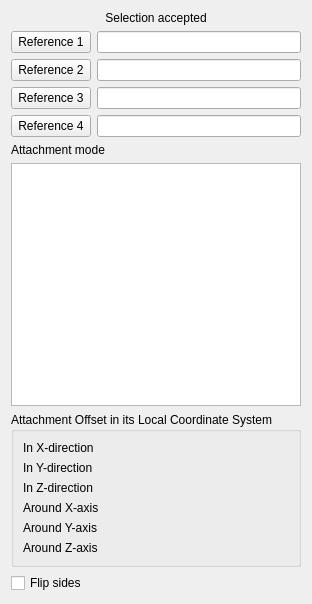
<?xml version="1.0" encoding="UTF-8"?>
<ui version="4.0">
 <class>PartDesignGui::TaskDatumParameters</class>
 <widget class="QWidget" name="PartDesignGui::TaskDatumParameters">
  <property name="geometry">
   <rect>
    <x>0</x>
    <y>0</y>
    <width>271</width>
    <height>604</height>
   </rect>
  </property>
  <property name="windowTitle">
   <string notr="true">Form</string>
  </property>
  <layout class="QVBoxLayout" name="verticalLayout">
   <item>
    <widget class="QLabel" name="message">
     <property name="text">
      <string>Selection accepted</string>
     </property>
     <property name="alignment">
      <set>Qt::AlignCenter</set>
     </property>
     <property name="wordWrap">
      <bool>true</bool>
     </property>
    </widget>
   </item>
   <item>
    <layout class="QHBoxLayout" name="horizontalLayout_3">
     <item>
      <widget class="QPushButton" name="buttonRef1">
       <property name="text">
        <string>Reference 1</string>
       </property>
       <property name="checkable">
        <bool>true</bool>
       </property>
      </widget>
     </item>
     <item>
      <widget class="QLineEdit" name="lineRef1"/>
     </item>
    </layout>
   </item>
   <item>
    <layout class="QHBoxLayout" name="horizontalLayout_5">
     <item>
      <widget class="QPushButton" name="buttonRef2">
       <property name="text">
        <string>Reference 2</string>
       </property>
       <property name="checkable">
        <bool>true</bool>
       </property>
      </widget>
     </item>
     <item>
      <widget class="QLineEdit" name="lineRef2"/>
     </item>
    </layout>
   </item>
   <item>
    <layout class="QHBoxLayout" name="horizontalLayout_6">
     <item>
      <widget class="QPushButton" name="buttonRef3">
       <property name="text">
        <string>Reference 3</string>
       </property>
       <property name="checkable">
        <bool>true</bool>
       </property>
      </widget>
     </item>
     <item>
      <widget class="QLineEdit" name="lineRef3"/>
     </item>
    </layout>
   </item>
   <item>
    <layout class="QHBoxLayout" name="horizontalLayout_7">
     <item>
      <widget class="QPushButton" name="buttonRef4">
       <property name="text">
        <string>Reference 4</string>
       </property>
       <property name="checkable">
        <bool>true</bool>
       </property>
      </widget>
     </item>
     <item>
      <widget class="QLineEdit" name="lineRef4"/>
     </item>
    </layout>
   </item>
   <item>
    <widget class="QLabel" name="label">
     <property name="text">
      <string>Attachment mode</string>
     </property>
    </widget>
   </item>
   <item>
    <widget class="QListWidget" name="listOfModes">
     <property name="selectionMode">
      <enum>QAbstractItemView::SingleSelection</enum>
     </property>
    </widget>
   </item>
   <item>
    <widget class="QGroupBox" name="groupBox_AttachmentOffset">
     <property name="sizePolicy">
      <sizepolicy hsizetype="Expanding" vsizetype="Preferred">
       <horstretch>0</horstretch>
       <verstretch>0</verstretch>
      </sizepolicy>
     </property>
     <property name="toolTip">
      <string/>
     </property>
     <property name="title">
      <string>Attachment Offset in its Local Coordinate System</string>
     </property>
     <layout class="QGridLayout" name="gridLayout">
      <item row="1" column="0">
       <widget class="QLabel" name="labelOffset">
        <property name="sizePolicy">
         <sizepolicy hsizetype="Minimum" vsizetype="Preferred">
          <horstretch>0</horstretch>
          <verstretch>0</verstretch>
         </sizepolicy>
        </property>
        <property name="text">
         <string>In X-direction</string>
        </property>
        <property name="buddy">
         <cstring>labelOffset</cstring>
        </property>
       </widget>
      </item>
      <item row="1" column="1">
       <widget class="Gui::QuantitySpinBox" name="attachmentOffsetX">
        <property name="sizePolicy">
         <sizepolicy hsizetype="Expanding" vsizetype="Preferred">
          <horstretch>0</horstretch>
          <verstretch>0</verstretch>
         </sizepolicy>
        </property>
        <property name="minimumSize">
         <size>
          <width>0</width>
          <height>5</height>
         </size>
        </property>
        <property name="toolTip">
         <string>Note: The placement is expressed in local space of object being attached.</string>
        </property>
       </widget>
      </item>
      <item row="2" column="0">
       <widget class="QLabel" name="labelOffset2">
        <property name="sizePolicy">
         <sizepolicy hsizetype="Minimum" vsizetype="Preferred">
          <horstretch>0</horstretch>
          <verstretch>0</verstretch>
         </sizepolicy>
        </property>
        <property name="text">
         <string>In Y-direction</string>
        </property>
       </widget>
      </item>
      <item row="2" column="1">
       <widget class="Gui::QuantitySpinBox" name="attachmentOffsetY">
        <property name="sizePolicy">
         <sizepolicy hsizetype="Expanding" vsizetype="Preferred">
          <horstretch>0</horstretch>
          <verstretch>0</verstretch>
         </sizepolicy>
        </property>
        <property name="minimumSize">
         <size>
          <width>0</width>
          <height>5</height>
         </size>
        </property>
        <property name="toolTip">
         <string>Note: The placement is expressed in local space of object being attached.</string>
        </property>
       </widget>
      </item>
      <item row="3" column="0">
       <widget class="QLabel" name="labelOffset3">
        <property name="sizePolicy">
         <sizepolicy hsizetype="Minimum" vsizetype="Preferred">
          <horstretch>0</horstretch>
          <verstretch>0</verstretch>
         </sizepolicy>
        </property>
        <property name="text">
         <string>In Z-direction</string>
        </property>
       </widget>
      </item>
      <item row="3" column="1">
       <widget class="Gui::QuantitySpinBox" name="attachmentOffsetZ">
        <property name="sizePolicy">
         <sizepolicy hsizetype="Expanding" vsizetype="Preferred">
          <horstretch>0</horstretch>
          <verstretch>0</verstretch>
         </sizepolicy>
        </property>
        <property name="minimumSize">
         <size>
          <width>0</width>
          <height>5</height>
         </size>
        </property>
        <property name="toolTip">
         <string>Note: The placement is expressed in local space of object being attached.</string>
        </property>
       </widget>
      </item>
      <item row="4" column="0">
       <widget class="QLabel" name="labelYaw">
        <property name="sizePolicy">
         <sizepolicy hsizetype="Minimum" vsizetype="Preferred">
          <horstretch>0</horstretch>
          <verstretch>0</verstretch>
         </sizepolicy>
        </property>
        <property name="text">
         <string>Around X-axis</string>
        </property>
       </widget>
      </item>
      <item row="4" column="1">
       <widget class="Gui::QuantitySpinBox" name="attachmentOffsetRoll">
        <property name="sizePolicy">
         <sizepolicy hsizetype="Expanding" vsizetype="Preferred">
          <horstretch>0</horstretch>
          <verstretch>0</verstretch>
         </sizepolicy>
        </property>
        <property name="minimumSize">
         <size>
          <width>0</width>
          <height>5</height>
         </size>
        </property>
        <property name="toolTip">
         <string>Rotation around the X-axis
Note: The placement is expressed in local space of object being attached.</string>
        </property>
        <property name="unit" stdset="0">
         <string notr="true">deg</string>
        </property>
        <property name="minimum" stdset="0">
         <double>-360.000000000000000</double>
        </property>
        <property name="maximum" stdset="0">
         <double>360.000000000000000</double>
        </property>
        <property name="value" stdset="0">
         <double>0.000000000000000</double>
        </property>
       </widget>
      </item>
      <item row="5" column="0">
       <widget class="QLabel" name="labelPitch">
        <property name="sizePolicy">
         <sizepolicy hsizetype="Minimum" vsizetype="Preferred">
          <horstretch>0</horstretch>
          <verstretch>0</verstretch>
         </sizepolicy>
        </property>
        <property name="text">
         <string>Around Y-axis</string>
        </property>
       </widget>
      </item>
      <item row="5" column="1">
       <widget class="Gui::QuantitySpinBox" name="attachmentOffsetPitch">
        <property name="sizePolicy">
         <sizepolicy hsizetype="Expanding" vsizetype="Preferred">
          <horstretch>0</horstretch>
          <verstretch>0</verstretch>
         </sizepolicy>
        </property>
        <property name="minimumSize">
         <size>
          <width>0</width>
          <height>5</height>
         </size>
        </property>
        <property name="toolTip">
         <string>Rotation around the Y-axis
Note: The placement is expressed in local space of object being attached.</string>
        </property>
        <property name="unit" stdset="0">
         <string notr="true">deg</string>
        </property>
        <property name="minimum" stdset="0">
         <double>-360.000000000000000</double>
        </property>
        <property name="maximum" stdset="0">
         <double>360.000000000000000</double>
        </property>
        <property name="value" stdset="0">
         <double>0.000000000000000</double>
        </property>
       </widget>
      </item>
      <item row="6" column="0">
       <widget class="QLabel" name="labelRoll">
        <property name="sizePolicy">
         <sizepolicy hsizetype="Minimum" vsizetype="Preferred">
          <horstretch>0</horstretch>
          <verstretch>0</verstretch>
         </sizepolicy>
        </property>
        <property name="text">
         <string>Around Z-axis</string>
        </property>
       </widget>
      </item>
      <item row="6" column="1">
       <widget class="Gui::QuantitySpinBox" name="attachmentOffsetYaw">
        <property name="sizePolicy">
         <sizepolicy hsizetype="Expanding" vsizetype="Preferred">
          <horstretch>0</horstretch>
          <verstretch>0</verstretch>
         </sizepolicy>
        </property>
        <property name="minimumSize">
         <size>
          <width>0</width>
          <height>5</height>
         </size>
        </property>
        <property name="toolTip">
         <string>Rotation around the Z-axis
Note: The placement is expressed in local space of object being attached.</string>
        </property>
        <property name="unit" stdset="0">
         <string notr="true">deg</string>
        </property>
        <property name="minimum" stdset="0">
         <double>-360.000000000000000</double>
        </property>
        <property name="maximum" stdset="0">
         <double>360.000000000000000</double>
        </property>
        <property name="value" stdset="0">
         <double>0.000000000000000</double>
        </property>
       </widget>
      </item>
     </layout>
    </widget>
   </item>
   <item>
    <widget class="QCheckBox" name="checkBoxFlip">
     <property name="text">
      <string>Flip sides</string>
     </property>
    </widget>
   </item>
  </layout>
 </widget>
 <customwidgets>
  <customwidget>
   <class>Gui::QuantitySpinBox</class>
   <extends>QWidget</extends>
   <header>Gui/QuantitySpinBox.h</header>
  </customwidget>
 </customwidgets>
 <tabstops>
  <tabstop>buttonRef1</tabstop>
  <tabstop>lineRef1</tabstop>
  <tabstop>buttonRef2</tabstop>
  <tabstop>lineRef2</tabstop>
  <tabstop>buttonRef3</tabstop>
  <tabstop>lineRef3</tabstop>
  <tabstop>buttonRef4</tabstop>
  <tabstop>lineRef4</tabstop>
  <tabstop>listOfModes</tabstop>
  <tabstop>attachmentOffsetX</tabstop>
  <tabstop>attachmentOffsetY</tabstop>
  <tabstop>attachmentOffsetZ</tabstop>
  <tabstop>attachmentOffsetRoll</tabstop>
  <tabstop>attachmentOffsetPitch</tabstop>
  <tabstop>attachmentOffsetYaw</tabstop>
  <tabstop>checkBoxFlip</tabstop>
 </tabstops>
 <resources/>
 <connections/>
 <designerdata>
  <property name="gridDeltaX">
   <number>10</number>
  </property>
  <property name="gridDeltaY">
   <number>10</number>
  </property>
  <property name="gridSnapX">
   <bool>true</bool>
  </property>
  <property name="gridSnapY">
   <bool>true</bool>
  </property>
  <property name="gridVisible">
   <bool>true</bool>
  </property>
 </designerdata>
</ui>
